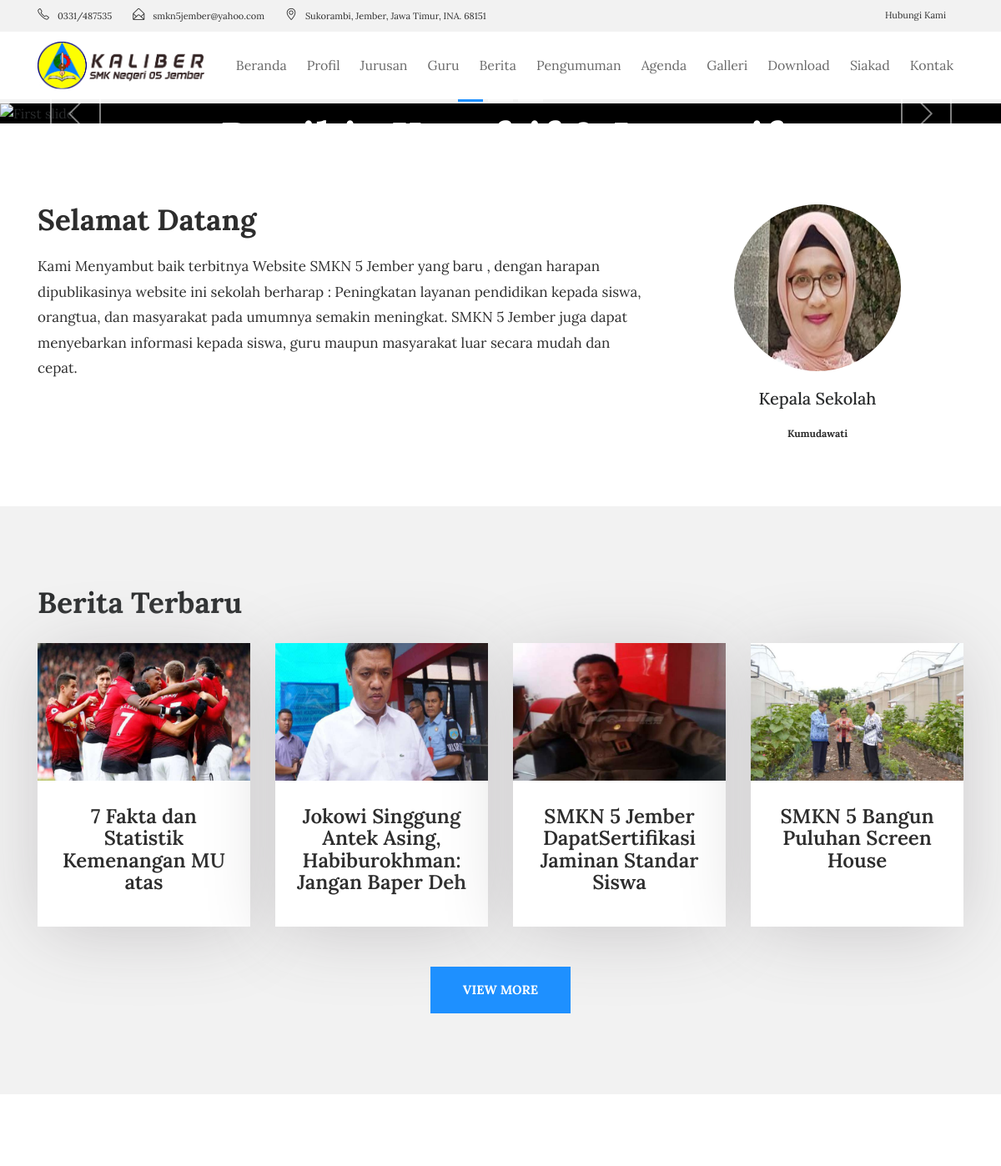
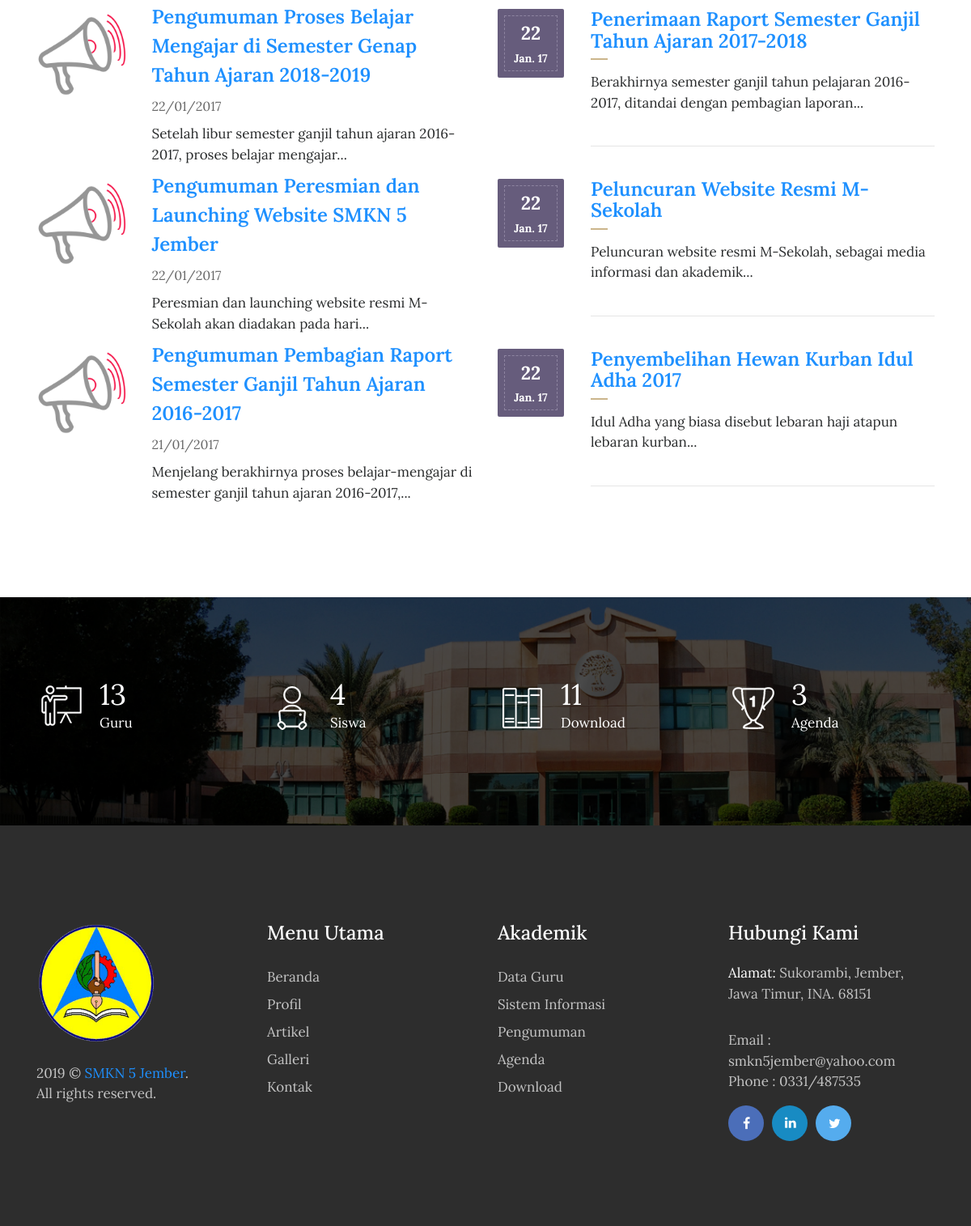
The page / on the database its author committed (2 pictures, top to bottom).
### tables this page shows
CREATE TABLE `tbl_tulisan` (
  `tulisan_id` int(11) NOT NULL,
  `tulisan_judul` varchar(100) DEFAULT NULL,
  `tulisan_isi` text,
  `tulisan_tanggal` timestamp NULL DEFAULT CURRENT_TIMESTAMP,
  `tulisan_kategori_id` int(11) DEFAULT NULL,
  `tulisan_kategori_nama` varchar(30) DEFAULT NULL,
  `tulisan_views` int(11) DEFAULT '0',
  `tulisan_gambar` varchar(40) DEFAULT NULL,
  `tulisan_pengguna_id` int(11) DEFAULT NULL,
  `tulisan_author` varchar(40) DEFAULT NULL,
  `tulisan_img_slider` int(2) NOT NULL DEFAULT '0',
  `tulisan_slug` varchar(200) DEFAULT NULL
);

CREATE TABLE `tbl_pengumuman` (
  `pengumuman_id` int(11) NOT NULL,
  `pengumuman_judul` varchar(150) DEFAULT NULL,
  `pengumuman_deskripsi` text,
  `pengumuman_tanggal` timestamp NULL DEFAULT CURRENT_TIMESTAMP,
  `pengumuman_author` varchar(60) DEFAULT NULL
);

CREATE TABLE `tbl_agenda` (
  `agenda_id` int(11) NOT NULL,
  `agenda_nama` varchar(200) DEFAULT NULL,
  `agenda_tanggal` timestamp NULL DEFAULT CURRENT_TIMESTAMP,
  `agenda_deskripsi` text,
  `agenda_mulai` date DEFAULT NULL,
  `agenda_selesai` date DEFAULT NULL,
  `agenda_tempat` varchar(90) DEFAULT NULL,
  `agenda_waktu` varchar(30) DEFAULT NULL,
  `agenda_keterangan` varchar(200) DEFAULT NULL,
  `agenda_author` varchar(60) DEFAULT NULL
);

### application/views/depan/v_home.php (the view, shortened to what the rows shown need)
<!DOCTYPE html>
<html lang="en">
<head>
    <link rel="stylesheet" href="<?php echo base_url().'theme/css/bootstrap.min.css'?>">
    <link rel="stylesheet" href="<?php echo base_url().'theme/css/font-awesome.min.css'?>">
    <link rel="stylesheet" href="<?php echo base_url().'theme/css/simple-line-icons.css'?>">
    <link rel="stylesheet" href="<?php echo base_url().'theme/css/slick.css'?>">
    <link rel="stylesheet" href="<?php echo base_url().'theme/css/slick-theme.css'?>">
    <link rel="stylesheet" href="<?php echo base_url().'theme/css/owl.carousel.min.css'?>">
    <link href="<?php echo base_url().'theme/css/style.css'?>" rel="stylesheet">
    <?php
        function limit_words($string, $word_limit){
            $words = explode(" ",$string);
            return implode(" ",array_splice($words,0,$word_limit));
        }
    ?>
</head>
<body>
<section>
    <div class="slider_img layout_two">
        <div id="carousel" class="carousel slide" data-ride="carousel">
            <div class="carousel-inner" role="listbox">
                <div class="carousel-item active">
                    <div class="carousel-caption d-md-block">
                        <div class="slider_title">
                            <h1>Bepikir Kreaftif &amp; Inovatif</h1>
                        </div>
                    </div>
                </div>
            </div>
        </div>
    </div>
</section>
<section class="clearfix about about-style2">
    <div class="container">
        <div class="row">
            <div class="col-md-8">
               <h2>Selamat Datang</h2>
            </div>
        </div>
    </div>
</section>
<section class="our_courses">
    <div class="container">
        <div class="row">
            <div class="col-md-12">
                <h2>Berita Terbaru</h2>
            </div>
        </div>
        <div class="row">
          <?php foreach ($berita->result() as $row) :?>
            <div class="col-xs-12 col-sm-6 col-md-6 col-lg-3">
                <div class="courses_box mb-4">
                    <div class="course-img-wrap">
                        <img src="<?php echo base_url().'assets/images/'.$row->tulisan_gambar;?>" class="img-fluid" alt="courses-img">
                    </div>
                    <a href="<?php echo site_url('artikel/'.$row->tulisan_slug);?>" class="course-box-content">
                        <h3 style="text-align:center;"><?php echo $row->tulisan_judul;?></h3>
                    </a>
                </div>
            </div>
          <?php endforeach;?>
        </div> <br>
    </div>
</section>
<section class="event">
    <div class="container">
        <div class="row">
            <div class="col-lg-6">
                <div class="event-img2">
                <?php foreach ($pengumuman->result() as $row) :?>
                <div class="row">
                    <div class="col-sm-3"> <img src="<?php echo base_url().'theme/images/announcement-icon.png'?>" class="img-fluid" alt="event-img"></div>
                    <div class="col-sm-9"> <h3><a href="<?php echo site_url('pengumuman');?>"><?php echo $row->pengumuman_judul;?></a></h3>
                      <span><?php echo $row->tanggal;?></span>
                      <p><?php echo limit_words($row->pengumuman_deskripsi,10).'...';?></p>
                    </div>
                </div>
                <?php endforeach;?>
                </div>
            </div>
            <div class="col-lg-6">
                <div class="row">
                    <div class="col-md-12">
                      <?php foreach ($agenda->result() as $row):?>
                        <div class="event_date">
                            <div class="event-date-wrap">
                                <p><?php echo date("d", strtotime($row->agenda_tanggal));?></p>
                                <span><?php echo date("M. y", strtotime($row->agenda_tanggal));?></span>
                            </div>
                        </div>
                        <div class="date-description">
                            <h3><a href="<?php echo site_url('agenda');?>"><?php echo $row->agenda_nama;?></a></h3>
                            <p><?php echo limit_words($row->agenda_deskripsi,10).'...';?></p>
                            <hr class="event_line">
                        </div>
                        <?php endforeach;?>
                    </div>
                </div>
            </div>
        </div>
    </div>
</section>
    </body>
    </html>

### rows shown on the page
tbl_tulisan: tulisan_gambar (picture), tulisan_judul "7 Fakta dan Statistik Kemenangan MU atas"
tbl_tulisan: tulisan_gambar (picture), tulisan_judul "Jokowi Singgung Antek Asing, Habiburokhman: Jangan Baper Deh"
tbl_tulisan: tulisan_gambar (picture), tulisan_judul "SMKN 5 Jember DapatSertifikasi Jaminan Standar Siswa"
tbl_tulisan: tulisan_gambar (picture), tulisan_judul "SMKN 5 Bangun Puluhan Screen House"
tbl_pengumuman: pengumuman_judul "Pengumuman Proses Belajar Mengajar di Semester Genap Tahun Ajaran 2018-2019", tanggal "22/01/2017", pengumuman_deskripsi "Setelah libur semester ganjil tahun ajaran 2016-2017, proses belajar mengajar"
tbl_pengumuman: pengumuman_judul "Pengumuman Peresmian dan Launching Website SMKN 5 Jember", tanggal "22/01/2017", pengumuman_deskripsi "Peresmian dan launching website resmi M-Sekolah akan diadakan pada hari"
tbl_pengumuman: pengumuman_judul "Pengumuman Pembagian Raport Semester Ganjil Tahun Ajaran 2016-2017", tanggal "21/01/2017", pengumuman_deskripsi "Menjelang berakhirnya proses belajar-mengajar di semester ganjil tahun ajaran 2016-2017,"
tbl_agenda: agenda_tanggal "22", agenda_tanggal "Jan. 17", agenda_nama "Penerimaan Raport Semester Ganjil Tahun Ajaran 2017-2018", agenda_deskripsi "Berakhirnya semester ganjil tahun pelajaran 2016-2017, ditandai dengan pembagian laporan"
tbl_agenda: agenda_tanggal "22", agenda_tanggal "Jan. 17", agenda_nama "Peluncuran Website Resmi M-Sekolah", agenda_deskripsi "Peluncuran website resmi M-Sekolah, sebagai media informasi dan akademik"
tbl_agenda: agenda_tanggal "22", agenda_tanggal "Jan. 17", agenda_nama "Penyembelihan Hewan Kurban Idul Adha 2017", agenda_deskripsi "Idul Adha yang biasa disebut lebaran haji atapun lebaran kurban"

### other values the page prints
$tot_guru "13"
$tot_siswa "4"
$tot_files "11"
$tot_agenda "3"
